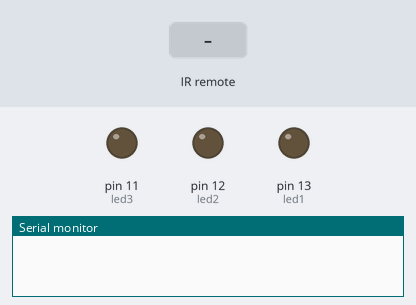
Recording of a sketch running on a simulated Arduino Uno, built with avr-gcc and run on an emulated ATmega328P. Shown: output pins drawn as LEDs (lit = HIGH), the last lines printed to the serial monitor. Inputs (shaded band) come from the test bench.

Above: at 1.2 s.
1.3 s: infrared code 0xFD08F7 received
At 1.9 s:
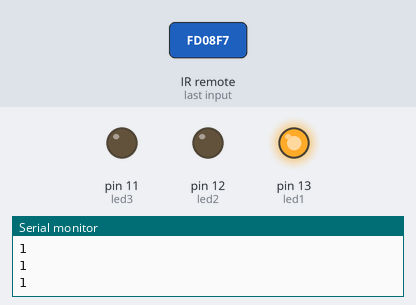
2.9 s: infrared code 0xFD8877 received
At 3.3 s:
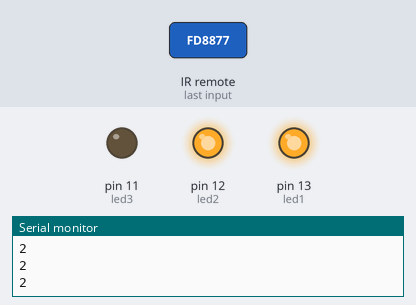
4.5 s: infrared code 0xFD48B7 received
At 5.8 s:
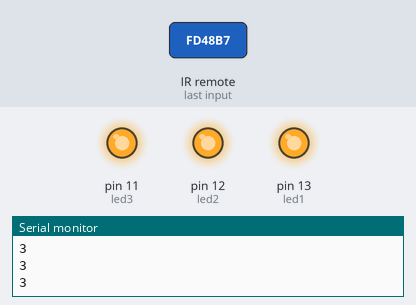
Timing chart, 0 to 7.5 s (numbered marks = the images above; inputs shaded):
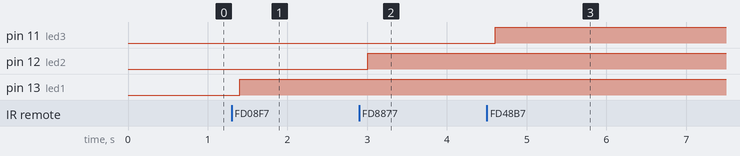

Measured:
- after the input at 1.3 s, pin 13 (led1): LOW → HIGH after 0.10 s
- after the input at 2.9 s, pin 12 (led2): LOW → HIGH after 0.11 s
- after the input at 4.5 s, pin 11 (led3): LOW → HIGH after 0.11 s

The sketch:

SENSOR_IR.ino
```cpp
#include <IRremote.h>    //call the IR liberary
int RECV_PIN = 2;       //set pin 11 as input of IR
IRrecv irrecv(RECV_PIN); //define the name of ir led is irrecv
decode_results results;  //to reseive the value and decode it to number
int led1=13;
int led2=12;
int led3=11;
/*
-----------------------------------
  buttons:
  0 : 0xFD30CF
  1 : 0xFD08F7
  2 : 0xFD8877
  3 : 0xFD48B7
  4 : 0xFD28D7
  5 : 0xFDA857
  6 : 0xFD6897
  7 : 0xFD18E7
  8 : 0xFD9867
  9 : 0xFD58A7
--------------------------------------
*/
void setup(){
  Serial.begin(9600);   //define the serial monitor
  irrecv.enableIRIn();  //Enable IR
    pinMode(led1,OUTPUT);
    pinMode(led2,OUTPUT);
    pinMode(led3,OUTPUT);
}
void loop() {
  if (irrecv.decode(&results))// recibe valor hexagesimal
  {
    Serial.println(results.value, HEX);
    irrecv.resume();// Después de recibir, debe llamarse para restablecer el receptor y prepararlo para recibir otro código.
  }
  delay(100);
  switch (results.value) {
    case 0xFD30CF:
      Serial.println("0");
      encender_led(0);
      break;
    case 0xFD08F7:
      Serial.println("1");
      encender_led(1);
      break;
    case 0xFD8877:
      Serial.println("2");
      encender_led(2);
      break;
    case 0xFD48B7:
      Serial.println("3");
      encender_led(3);
      break;
  }
}
void led(int a, int b, int c){
    digitalWrite(led1,a);
    digitalWrite(led2,b);
    digitalWrite(led3,c);
}

void encender_led(int n){
  switch(n){
    case 0: led(0,0,0);// enciende 0 led
    break;
    case 1: led(1,0,0);// enciende 1 led
    break;
    case 2: led(1,1,0);// enciende 2 led
    break;
    case 3: led(1,1,1);// enciende 3 led
    break;
  }
}
```
